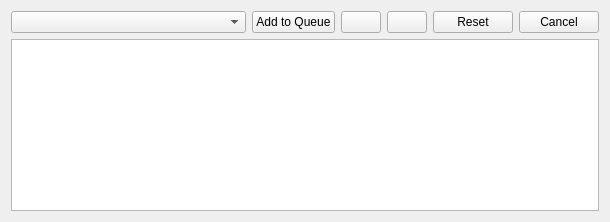
<?xml version="1.0" encoding="UTF-8"?>
<ui version="4.0">
 <class>Form</class>
 <widget class="QWidget" name="Form">
  <property name="geometry">
   <rect>
    <x>0</x>
    <y>0</y>
    <width>610</width>
    <height>222</height>
   </rect>
  </property>
  <property name="windowTitle">
   <string>Form</string>
  </property>
  <layout class="QVBoxLayout" name="verticalLayout">
   <item>
    <layout class="QGridLayout" name="gridLayout" columnstretch="2,0,0,0,0,0">
     <item row="0" column="0">
      <widget class="QComboBox" name="planSelectBox"/>
     </item>
     <item row="0" column="5">
      <widget class="QPushButton" name="cancelButton">
       <property name="toolTip">
        <string>Cancel</string>
       </property>
       <property name="text">
        <string>Cancel</string>
       </property>
      </widget>
     </item>
     <item row="0" column="4">
      <widget class="QPushButton" name="resetButton">
       <property name="toolTip">
        <string>Reset plan</string>
       </property>
       <property name="text">
        <string>Reset</string>
       </property>
      </widget>
     </item>
     <item row="0" column="3">
      <widget class="QPushButton" name="saveButton">
       <property name="toolTip">
        <string>Save plan</string>
       </property>
       <property name="icon">
        <iconset>
         <normaloff>save.png</normaloff>save.png</iconset>
       </property>
      </widget>
     </item>
     <item row="0" column="1">
      <widget class="QPushButton" name="addPlanButton">
       <property name="toolTip">
        <string>Add plan to queue</string>
       </property>
       <property name="text">
        <string>Add to Queue</string>
       </property>
       <property name="icon">
        <iconset>
         <normaloff>plus.png</normaloff>plus.png</iconset>
       </property>
      </widget>
     </item>
     <item row="0" column="2">
      <widget class="QPushButton" name="editButton">
       <property name="toolTip">
        <string>Edit plan</string>
       </property>
       <property name="icon">
        <iconset>
         <normaloff>edit.png</normaloff>edit.png</iconset>
       </property>
      </widget>
     </item>
    </layout>
   </item>
   <item>
    <widget class="QFrame" name="frame">
     <property name="frameShape">
      <enum>QFrame::NoFrame</enum>
     </property>
     <property name="frameShadow">
      <enum>QFrame::Raised</enum>
     </property>
     <layout class="QVBoxLayout" name="verticalLayout_2">
      <property name="leftMargin">
       <number>0</number>
      </property>
      <property name="topMargin">
       <number>0</number>
      </property>
      <property name="rightMargin">
       <number>0</number>
      </property>
      <property name="bottomMargin">
       <number>0</number>
      </property>
      <item>
       <widget class="QTableView" name="tableView"/>
      </item>
     </layout>
    </widget>
   </item>
  </layout>
 </widget>
 <resources/>
 <connections/>
</ui>
